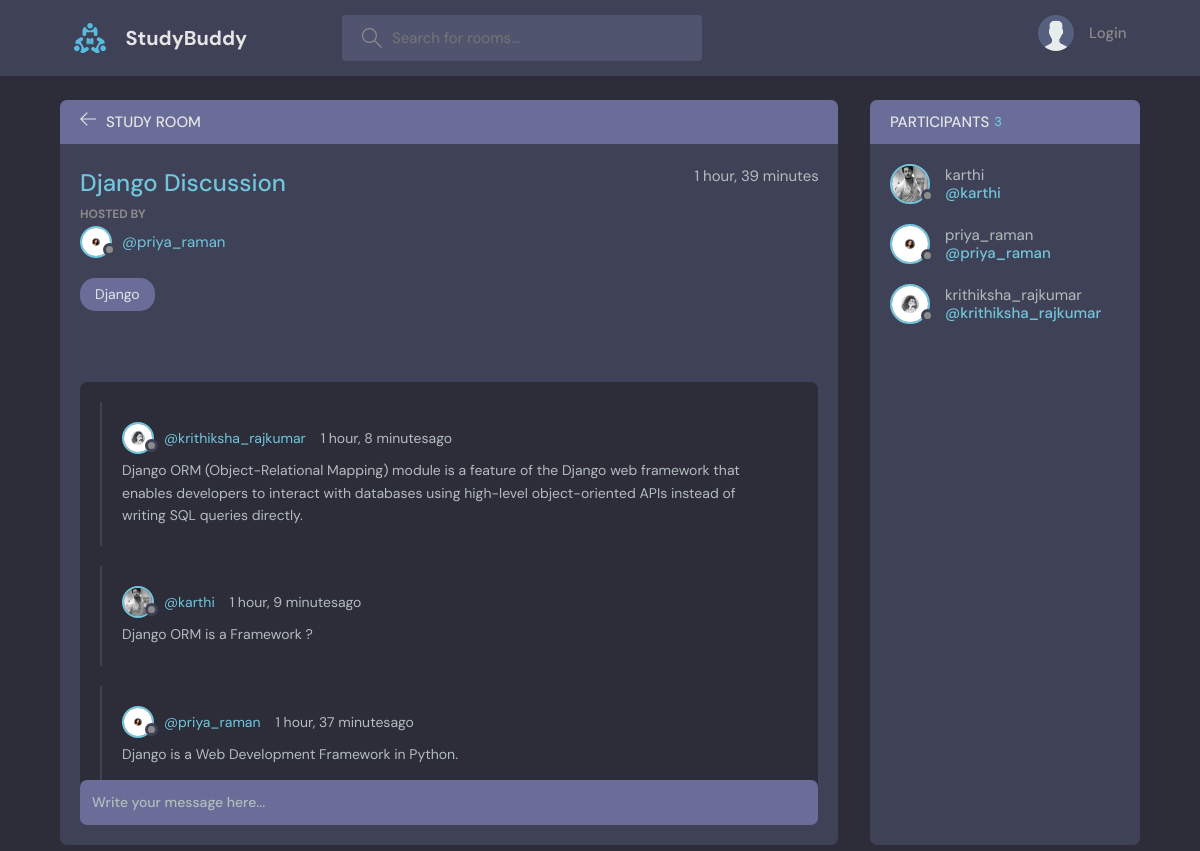
Page /room/2/ on the committed database.
### temp/models.py (models this page shows, shortened)
class Rooom(models.Model):
    host=models.ForeignKey(User,on_delete=models.SET_NULL,null=True)
    topic=models.ForeignKey(Topic, on_delete=models.SET_NULL, null=True)
    name = models.CharField(max_length=100)
    description=models.CharField(max_length=100,blank=True,null=True)
    created = models.DateTimeField(auto_now_add=True)
    updated = models.DateTimeField(auto_now=True)
    participants=models.ManyToManyField(User, related_name='participants' , blank=True)
    class Meta:
        ordering=['-updated','-created']

class User(AbstractUser):
    name=models.CharField(max_length=50,null=True)
    email=models.EmailField(unique=True,null=False)
    bio=models.TextField(null=True)
    avatar=models.ImageField(null=True,default="avatar.svg")
    USERNAME_FIELD='email'
    REQUIRED_FIELDS=[]

class Topic(models.Model):
    name=models.CharField(max_length=100)
    def __str__(self):
        return self.name

class Messages(models.Model):
    user=models.ForeignKey(User,on_delete=models.CASCADE)
    room=models.ForeignKey(Rooom,on_delete=models.CASCADE)
    body=models.TextField()
    created = models.DateTimeField(auto_now_add=True)
    updated = models.DateTimeField(auto_now=True)
    class Meta:
        ordering=['-updated','-created']

### temp/views.py (the view, shortened to what this page needs)
# urls.py: path('room/<str:pk>/',views.room,name="room"),
def room(request,pk):
    room=Rooom.objects.get(id=pk)
    room_messages=room.messages_set.all().order_by('-created')
    participants=room.participants.all()
    context={'room':room , 'room_messages':room_messages,'participants':participants}
    return render(request,'temp/room.html',context)

### temp/templates/temp/room.html (shortened to what this page needs)
{% extends 'main.html' %}
{% block content %}
    <main class="profile-page layout layout--2">
      <div class="container">
        <div class="room">
          <div class="room__top">
            <div class="room__topLeft">
              <a href="{% url 'home' %}">
                <svg version="1.1" xmlns="http://www.w3.org/2000/svg" width="32" height="32" viewBox="0 0 32 32">
                  <title>arrow-left</title>
                  <path
                    d="M13.723 2.286l-13.723 13.714 13.719 13.714 1.616-1.611-10.96-10.96h27.625v-2.286h-27.625l10.965-10.965-1.616-1.607z"
                  ></path>
                </svg>
              </a>
              <h3>Study Room</h3>
            </div>
          </div>
          <div class="room__box scroll">
            <div class="room__header scroll">
              <div class="room__info">
                <h3>{{room.name}}</h3>
                <span>{{room.created|timesince}}</span>
              </div>
              <div class="room__hosted">
                <p>Hosted By</p>
                <a href="{% url 'user_profile' room.host.id %}" class="room__author">
                  <div class="avatar avatar--small">
                    <img src="{{room.host.avatar.url}}" />
                  </div>
                  <span>@{{room.host.username}}</span>
                </a>
              </div>
              <span class="room__topics">{{room.topic}}</span>
            </div>
            <div class="room__conversation">
              <div class="threads scroll">
                {% for message in room_messages %}
                <div class="thread">
                  <div class="thread__top">
                    <div class="thread__author">
                      <a href="{% url 'user_profile' message.user.id %}" class="thread__authorInfo">
                        <div class="avatar avatar--small">
                          <img src="{{message.user.avatar.url}}" />
                        </div>
                        <span>@{{message.user.username}}</span>
                      </a>
                      <span class="thread__date">{{message.created|timesince}}ago</span>
                    </div>
                  </div>
                  <div class="thread__details">
                      {{message.body}}
                  </div>
                </div>
                {% endfor %}
              </div>
            </div>
          </div>
          <div class="room__message">
            <form action="" method="POST">
              <input name="body" placeholder="Write your message here..." /></form>
          </div>
        </div>
        <div class="participants">
          <h3 class="participants__top">Participants <span>{{participants.count}}</span></h3>
          <div class="participants__list scroll">
            {% for user in participants%}
            <a href="{% url 'user_profile' user.id %}" class="participant">
              <div class="avatar avatar--medium">
                <img src="{{user.avatar.url}}" />
              </div>
              <p>
                {{user.username}}
                <span>@{{user.username}}</span>
              </p>
            </a>
            {% endfor %}
          </div>
        </div>
      </div>
    </main>
    {% endblock content %}

### rows in the picture
Rooom: name "Django Discussion", created "1 hour, 39 minutes", host.avatar (picture), host.username "priya_raman", topic "Django"
Messages: user.avatar (picture), user.username "krithiksha_rajkumar", created "1 hour, 8 minutes", body "Django ORM (Object-Relational Mapping) module is a feature of the Django web framework that enables developers to interact with databases using high-level object-oriented APIs instead of writing SQL queries directly."
Messages: user.avatar (picture), user.username "karthi", created "1 hour, 9 minutes", body "Django ORM is a Framework ?"
Messages: user.avatar (picture), user.username "priya_raman", created "1 hour, 37 minutes", body "Django is a Web Development Framework in Python."
User: avatar (picture), username "karthi"
User: avatar (picture), username "priya_raman"
User: avatar (picture), username "krithiksha_rajkumar"

### other values in the picture
{{ participants.count }} "3"
